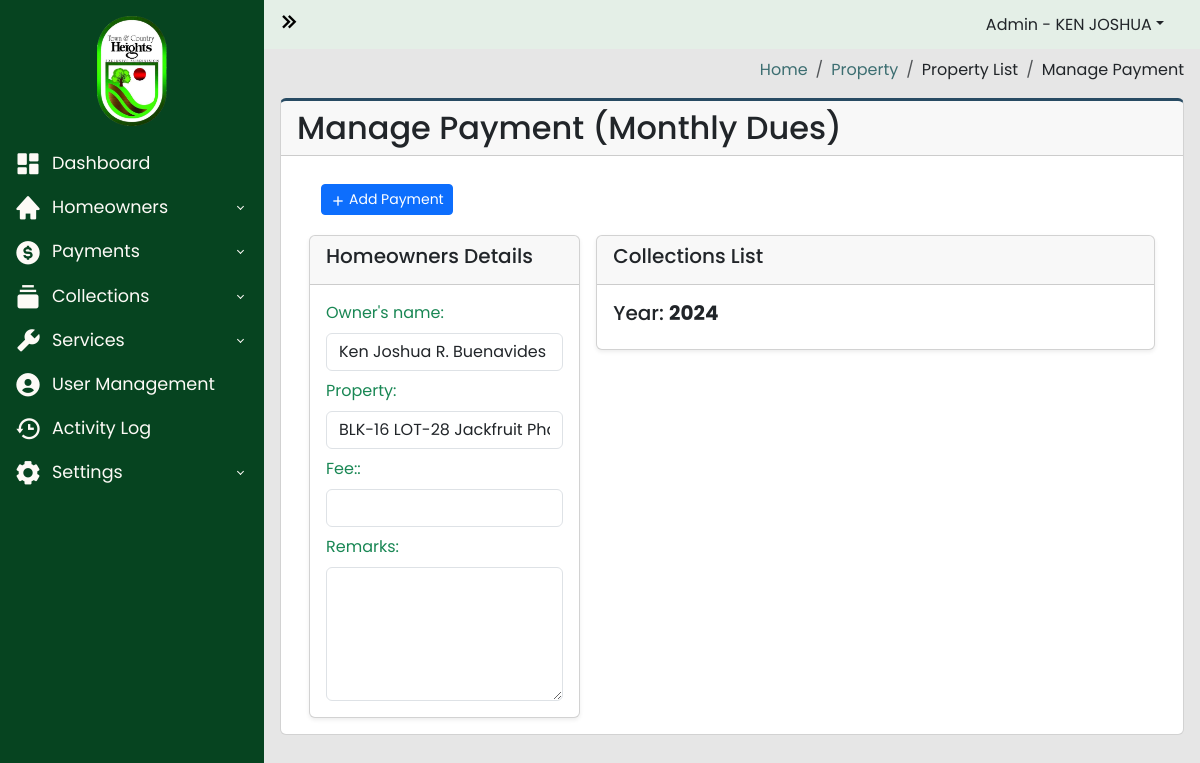
The app's page /admin-panel/property_manage_payment.php?property_id=55 (signed in), older data.
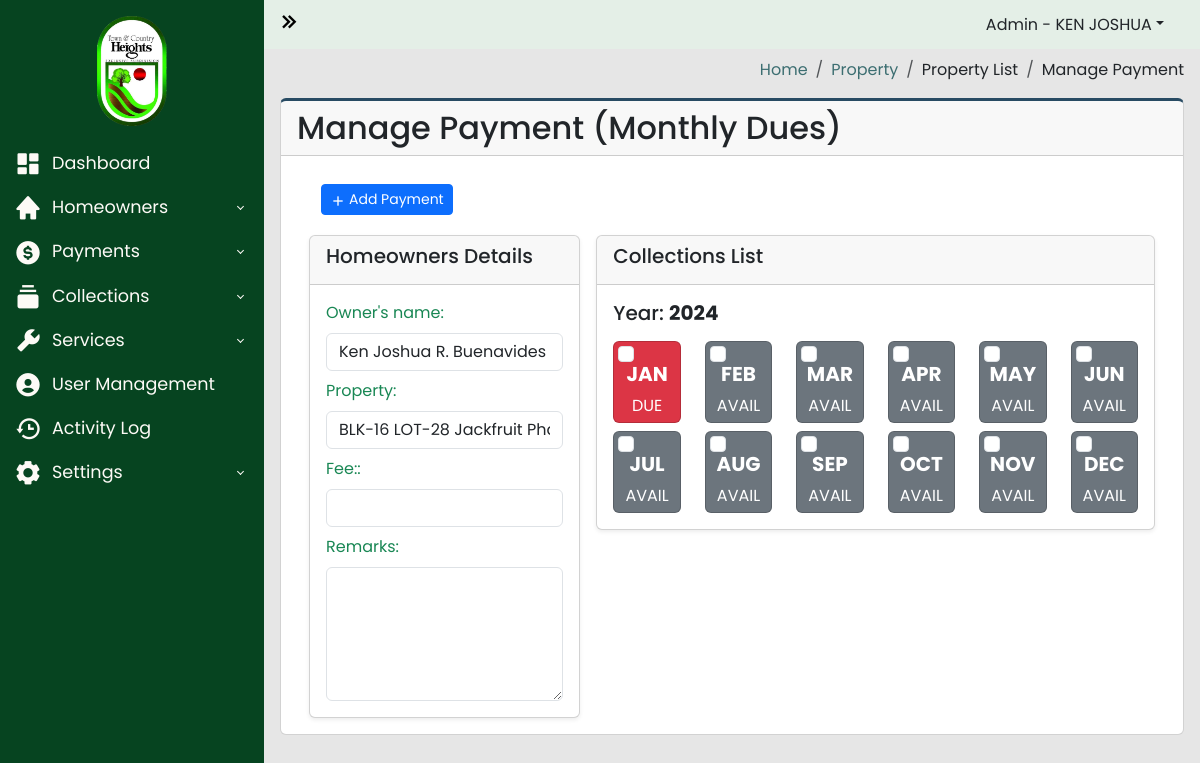
The same page, newer data.
### tables this page shows
CREATE TABLE `collection_list` (
  `id` int(11) NOT NULL,
  `property_id` int(200) NOT NULL,
  `collection_fee_id` int(250) NOT NULL,
  `date_created` datetime NOT NULL,
  `balance` varchar(200) NOT NULL,
  `date_expired` datetime NOT NULL,
  `status` varchar(200) NOT NULL,
  `month` varchar(200) NOT NULL,
  `month_int` varchar(100) NOT NULL,
  `year` varchar(200) NOT NULL
);

### admin-panel/property_manage_payment.php (the view, shortened to what the changed rows need)
<?php
require_once("../libs/server.php");
require_once("../includes/header.php");
?>
<?php
$server = new Server;
$server->adminAuthentication();
if (isset($_GET['property_id'])) {
  $property_id = $_GET['property_id'];
  $query = "SELECT
  property_list.*,
  property_list.blk as property_blk,
  property_list.lot as property_lot,
  property_list.street as property_street,
  property_list.phase as property_phase,
  property_list.homeowners_id as owners_id,
  homeowners_users.*
  FROM property_list INNER JOIN homeowners_users ON property_list.homeowners_id = homeowners_users.id WHERE property_list.id = :property_id";
  $data = ["property_id" => $property_id];
  $connection = $server->openConn();
  $stmt = $connection->prepare($query);
  $stmt->execute($data);
  $count = $stmt->rowCount();
  if ($count > 0) {
    while ($result = $stmt->fetch()) {
      $homeowners_id = $result['owners_id'];
    }
  } else {
    $_SESSION['status'] = "No Record Found!";
    $_SESSION['text'] = "";
    $_SESSION['status_code'] = "error";
  }
}
?>
<body>
  <div class="wrapper">
    <div class="main">
      <main class="content px-3 py-2">
        <div class="card card-border">
          <div class="card-header">
            <h2>Manage Payment (Monthly Dues)</h2>
          </div>
          <div class="card-body">
            <div class="container-fluid">
              <section class="main-content">
                <div class="row">
                  <div class="col-xs-12">
                    <div class="box">
                      <form method="POST">
                        <div class="body-box ">
                          <div class="row gx-3">
                            <div class="col-8">
                              <div class="card shadow-sm">
                                <div class="card-body">
                                  <div id="collection_list_container" class="row gy-2">
                                    <?php
                                    $property_id = $_GET['property_id'];
                                    $query2 = "SELECT
                                  collection_list.*,
                                  collection_fee.*,
                                  collection_list.status as status_cl,
                                  collection_fee.status as status_cf,
                                  collection_list.id as collection_list_id,
                                  collection_fee.id as collection_fee_id
                                  FROM collection_list INNER JOIN collection_fee ON collection_list.collection_fee_id = collection_fee.id WHERE property_id = :property_id";
                                    $data2 = ["property_id" => $property_id];
                                    $connection2 = $server->openConn();
                                    $stmt2 = $connection2->prepare($query2);
                                    $stmt2->execute($data2);
                                    if ($stmt->rowCount() > 0) {
                                      while ($result2 = $stmt2->fetch()) {
                                        $colleciton_id = $result2['collection_list_id'];
                                        $status = $result2['status_cl'];
                                        $month = $result2['month'];
                                        $fee = $result2['fee'];
                                        if ($month == "January") {
                                          $month_abr = "JAN";
                                        } elseif ($month == "February") {
                                          $month_abr = "FEB";
                                        } elseif ($month == "March") {
                                          $month_abr = "MAR";
                                        } elseif ($month == "April") {
                                          $month_abr = "APR";
                                        } elseif ($month == "May") {
                                          $month_abr = "MAY";
                                        } elseif ($month == "June") {
                                          $month_abr = "JUN";
                                        } elseif ($month == "July") {
                                          $month_abr = "JUL";
                                        } elseif ($month == "August") {
                                          $month_abr = "AUG";
                                        } elseif ($month == "September") {
                                          $month_abr = "SEP";
                                        } elseif ($month == "October") {
                                          $month_abr = "OCT";
                                        } elseif ($month == "November") {
                                          $month_abr = "NOV";
                                        } elseif ($month == "December") {
                                          $month_abr = "DEC";
                                        } else {
                                          $month_abr == "N/A";
                                        }
                                        $checkbox_status = "";
                                        if ($status == "DUE") {
                                          $color = "danger";
                                          $status_abr = "DUE";
                                        } elseif ($status == "AVAILABLE") {
                                          $color = "secondary";
                                          $status_abr = "AVAIL";
                                        } elseif ($status == "PAID") {
                                          $color = "success";
                                          $status_abr = "PAID";
                                          $checkbox_status = "disabled";
                                        } else {
                                          $color = "secondary";
                                        }
                                    ?>
                                        <div class="col-2">
                                          <div class="card text-bg-<?php echo $color; ?> text-center">
                                            <input type="checkbox" class="checkbox form-check-input mx-1 mt-1" <?php echo $checkbox_status; ?> value="<?php echo $colleciton_id; ?>" data-fee="<?php echo $fee; ?>" data-month="<?php echo $month; ?>" data-status="<?php echo $status; ?>" data-owner="<?php echo $homeowners_id; ?>" data-property="<?php echo $property_id; ?>">
                                            <h5 class="card-title month"><b><?php echo $month_abr; ?></b></h5>
                                            <p class="card-text mb-1 status"><?php echo $status_abr; ?></p>
                                          </div>
                                        </div>
                                    <?php
                                      }
                                    } else {
                                      $_SESSION['status'] = "No Record Found!";
                                      $_SESSION['text'] = "";
                                      $_SESSION['status_code'] = "error";
                                    }
                                    ?>
                                  </div>
                                </div>
                              </div>
                            </div>
                      </form>
                    </div>
                  </div>
                </div>
            </div>
          </div>
        </div>
    </div>
  </div>
  <?php
  include("../includes/footer.php");
  ?>

Row changes from the older to the newer data that the page shows:
added collection_list: month "JAN", status "DUE"
added collection_list: month "FEB", status "AVAIL"
added collection_list: month "MAR", status "AVAIL"
added collection_list: month "APR", status "AVAIL"
added collection_list: month "MAY", status "AVAIL"
added collection_list: month "JUN", status "AVAIL"
added collection_list: month "JUL", status "AVAIL"
added collection_list: month "AUG", status "AVAIL"
added collection_list: month "SEP", status "AVAIL"
added collection_list: month "OCT", status "AVAIL"
added collection_list: month "NOV", status "AVAIL"
added collection_list: month "DEC", status "AVAIL"
